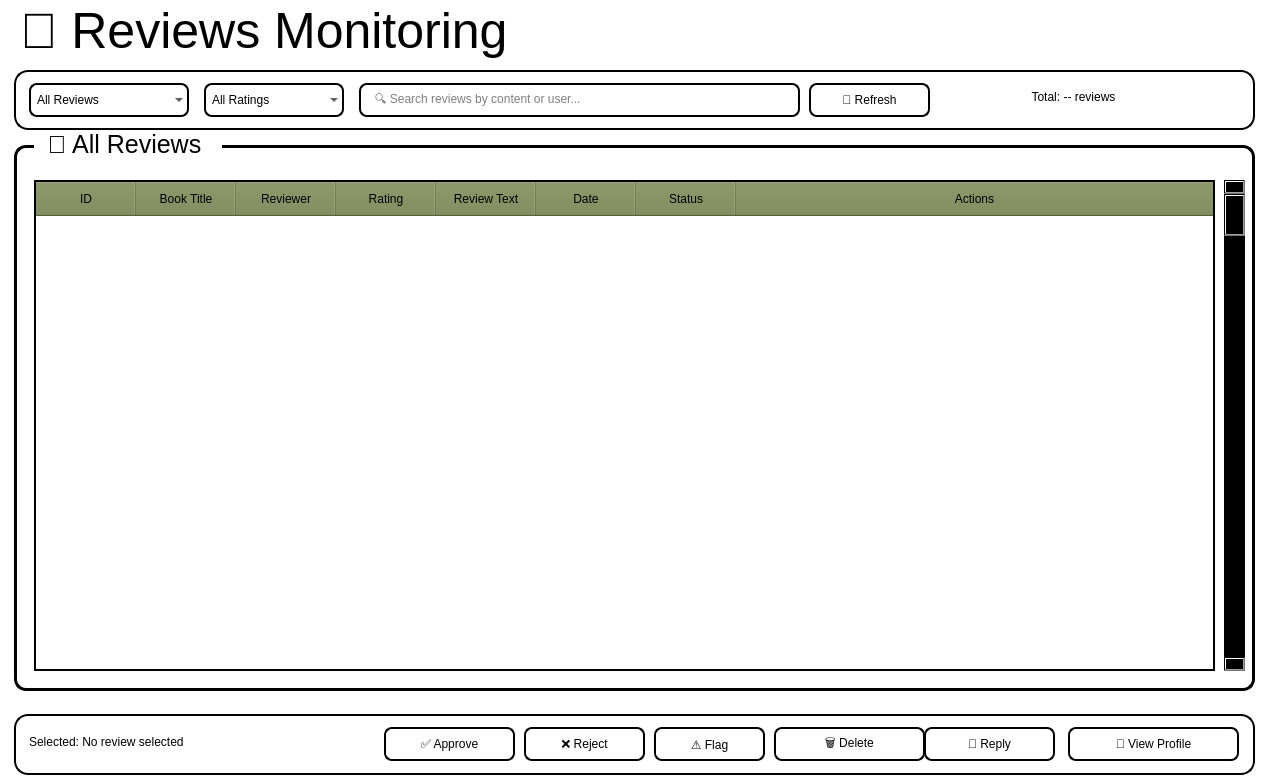
    <widget class="QWidget" name="reviewsMonitoringPage">
     <property name="styleSheet">
      <string notr="true">QWidget { background-color: transparent; }</string>
     </property>
     <widget class="QLabel" name="reviewsMonitorTitleLabel">
      <property name="geometry">
       <rect>
        <x>20</x>
        <y>-5</y>
        <width>500</width>
        <height>71</height>
       </rect>
      </property>
      <property name="styleSheet">
       <string notr="true">QLabel {
	background: transparent;
	border: none;
	font: 700 9pt &quot;Script MT Bold&quot;;
	font-size: 50px;
	color: rgb(0, 0, 0);
}</string>
      </property>
      <property name="text">
       <string>💬 Reviews Monitoring</string>
      </property>
     </widget>
     <widget class="QFrame" name="reviewFiltersFrame">
      <property name="geometry">
       <rect>
        <x>14</x>
        <y>70</y>
        <width>1241</width>
        <height>60</height>
       </rect>
      </property>
      <property name="styleSheet">
       <string notr="true"> border: 2px solid rgb(0, 0, 0);
 border-radius: 14px;</string>
      </property>
      <property name="frameShape">
       <enum>QFrame::Shape::StyledPanel</enum>
      </property>
      <widget class="QComboBox" name="reviewStatusFilter">
       <property name="geometry">
        <rect>
         <x>15</x>
         <y>13</y>
         <width>160</width>
         <height>34</height>
        </rect>
       </property>
       <property name="styleSheet">
        <string notr="true">QComboBox {
font: 700 12pt &quot;Script MT&quot;;
 border: 2px solid rgb(0, 0, 0);
 border-radius: 8px;
 padding: 6px;
color: black;
}</string>
       </property>
       <item>
        <property name="text">
         <string>All Reviews</string>
        </property>
       </item>
       <item>
        <property name="text">
         <string>⏳ Pending Approval</string>
        </property>
       </item>
       <item>
        <property name="text">
         <string>✅ Approved</string>
        </property>
       </item>
       <item>
        <property name="text">
         <string>❌ Rejected</string>
        </property>
       </item>
       <item>
        <property name="text">
         <string>⚠️ Flagged</string>
        </property>
       </item>
      </widget>
      <widget class="QComboBox" name="reviewRatingFilter">
       <property name="geometry">
        <rect>
         <x>190</x>
         <y>13</y>
         <width>140</width>
         <height>34</height>
        </rect>
       </property>
       <property name="styleSheet">
        <string notr="true">QComboBox {
font: 700 12pt &quot;Script MT&quot;;
 border: 2px solid rgb(0, 0, 0);
 border-radius: 8px;
 padding: 6px;
color: black;
}</string>
       </property>
       <item>
        <property name="text">
         <string>All Ratings</string>
        </property>
       </item>
       <item>
        <property name="text">
         <string>⭐ 1 Star</string>
        </property>
       </item>
       <item>
        <property name="text">
         <string>⭐⭐ 2 Stars</string>
        </property>
       </item>
       <item>
        <property name="text">
         <string>⭐⭐⭐ 3 Stars</string>
        </property>
       </item>
       <item>
        <property name="text">
         <string>⭐⭐⭐⭐ 4 Stars</string>
        </property>
       </item>
       <item>
        <property name="text">
         <string>⭐⭐⭐⭐⭐ 5 Stars</string>
        </property>
       </item>
      </widget>
      <widget class="QLineEdit" name="reviewSearchEdit">
       <property name="geometry">
        <rect>
         <x>345</x>
         <y>13</y>
         <width>441</width>
         <height>34</height>
        </rect>
       </property>
       <property name="styleSheet">
        <string notr="true">QLineEdit {
 font: 600 11pt &quot;Segoe UI&quot;;
 border: 2px solid rgb(0, 0, 0);
 border-radius: 8px;
 padding: 6px 12px;
color: black;
}
</string>
       </property>
       <property name="placeholderText">
        <string>🔍 Search reviews by content or user...</string>
       </property>
      </widget>
      <widget class="QPushButton" name="refreshReviewsBtn">
       <property name="geometry">
        <rect>
         <x>795</x>
         <y>13</y>
         <width>121</width>
         <height>34</height>
        </rect>
       </property>
       <property name="styleSheet">
        <string notr="true">QPushButton {
font: 700 12pt &quot;Script MT&quot;;
 color: black;
 border: 2px solid black;
 border-radius: 8px;
}
</string>
       </property>
       <property name="text">
        <string>🔄 Refresh</string>
       </property>
      </widget>
      <widget class="QLabel" name="reviewsCountLabel">
       <property name="geometry">
        <rect>
         <x>919</x>
         <y>13</y>
         <width>281</width>
         <height>28</height>
        </rect>
       </property>
       <property name="styleSheet">
        <string notr="true">font: 700 15pt &quot;Script MT&quot;;
color: rgb(0, 0, 0);
border: none;
background: transparent;
</string>
       </property>
       <property name="text">
        <string>&lt;html&gt;&lt;head/&gt;&lt;body&gt;&lt;p align=&quot;center&quot;&gt;Total: -- reviews&lt;/p&gt;&lt;/body&gt;&lt;/html&gt;</string>
       </property>
      </widget>
     </widget>
     <widget class="QFrame" name="selectedReviewActionsFrame">
      <property name="geometry">
       <rect>
        <x>14</x>
        <y>714</y>
        <width>1241</width>
        <height>61</height>
       </rect>
      </property>
      <property name="styleSheet">
       <string notr="true"> border: 2px solid rgb(0, 0, 0);
 border-radius: 14px;</string>
      </property>
      <property name="frameShape">
       <enum>QFrame::Shape::StyledPanel</enum>
      </property>
      <widget class="QLabel" name="selectedReviewLabel">
       <property name="geometry">
        <rect>
         <x>15</x>
         <y>13</y>
         <width>351</width>
         <height>30</height>
        </rect>
       </property>
       <property name="styleSheet">
        <string notr="true">font: 700 18pt &quot;Script MT&quot;;
color: rgb(0, 0, 0);
border:none;
background: transparent;</string>
       </property>
       <property name="text">
        <string>Selected: No review selected</string>
       </property>
      </widget>
      <widget class="QPushButton" name="approveReviewBtn">
       <property name="enabled">
        <bool>false</bool>
       </property>
       <property name="geometry">
        <rect>
         <x>370</x>
         <y>13</y>
         <width>131</width>
         <height>34</height>
        </rect>
       </property>
       <property name="styleSheet">
        <string notr="true">QPushButton {
font: 700 12pt &quot;Script MT&quot;;
 color: black;
 border: 2px solid black;
 border-radius: 8px;
}
</string>
       </property>
       <property name="text">
        <string>✅ Approve</string>
       </property>
      </widget>
      <widget class="QPushButton" name="rejectReviewBtn">
       <property name="enabled">
        <bool>false</bool>
       </property>
       <property name="geometry">
        <rect>
         <x>510</x>
         <y>13</y>
         <width>121</width>
         <height>34</height>
        </rect>
       </property>
       <property name="styleSheet">
        <string notr="true">QPushButton {
font: 700 12pt &quot;Script MT&quot;;
 color: black;
 border: 2px solid black;
 border-radius: 8px;
}
</string>
       </property>
       <property name="text">
        <string>❌ Reject</string>
       </property>
      </widget>
      <widget class="QPushButton" name="flagReviewBtn">
       <property name="enabled">
        <bool>false</bool>
       </property>
       <property name="geometry">
        <rect>
         <x>640</x>
         <y>13</y>
         <width>111</width>
         <height>34</height>
        </rect>
       </property>
       <property name="styleSheet">
        <string notr="true">QPushButton {
font: 700 12pt &quot;Script MT&quot;;
 color: black;
 border: 2px solid black;
 border-radius: 8px;
}
</string>
       </property>
       <property name="text">
        <string>⚠️ Flag</string>
       </property>
      </widget>
      <widget class="QPushButton" name="deleteReviewBtn">
       <property name="enabled">
        <bool>false</bool>
       </property>
       <property name="geometry">
        <rect>
         <x>760</x>
         <y>13</y>
         <width>151</width>
         <height>34</height>
        </rect>
       </property>
       <property name="styleSheet">
        <string notr="true">QPushButton {
font: 700 12pt &quot;Script MT&quot;;
 color: black;
 border: 2px solid black;
 border-radius: 8px;
}
</string>
       </property>
       <property name="text">
        <string>🗑️ Delete</string>
       </property>
      </widget>
      <widget class="QPushButton" name="replyToReviewerBtn">
       <property name="enabled">
        <bool>false</bool>
       </property>
       <property name="geometry">
        <rect>
         <x>910</x>
         <y>13</y>
         <width>131</width>
         <height>34</height>
        </rect>
       </property>
       <property name="styleSheet">
        <string notr="true">QPushButton {
font: 700 12pt &quot;Script MT&quot;;
 color: black;
 border: 2px solid black;
 border-radius: 8px;
}
</string>
       </property>
       <property name="text">
        <string>💬 Reply</string>
       </property>
      </widget>
      <widget class="QPushButton" name="viewReviewerProfileBtn">
       <property name="enabled">
        <bool>false</bool>
       </property>
       <property name="geometry">
        <rect>
         <x>1054</x>
         <y>13</y>
         <width>171</width>
         <height>34</height>
        </rect>
       </property>
       <property name="styleSheet">
        <string notr="true">QPushButton {
font: 700 12pt &quot;Script MT&quot;;
 color: black;
 border: 2px solid black;
 border-radius: 8px;
}
</string>
       </property>
       <property name="text">
        <string>👤 View Profile</string>
       </property>
      </widget>
     </widget>
     <widget class="QGroupBox" name="groupBox_3">
      <property name="geometry">
       <rect>
        <x>14</x>
        <y>130</y>
        <width>1241</width>
        <height>561</height>
       </rect>
      </property>
      <property name="styleSheet">
       <string notr="true">QGroupBox {
    font: 700 13pt &quot;Script MT Bold&quot;;
    font-size: 25px;
    color: rgb(0, 0, 0);
    border: 3px solid black;
    border-radius: 12px;
    margin-top: 15px;
    padding-top: 10px;
}

QGroupBox::title {
    subcontrol-origin: margin;
    left: 20px;
    padding: 0 10px;
}</string>
      </property>
      <property name="title">
       <string>💬 All Reviews </string>
      </property>
      <widget class="QTableWidget" name="reviewsMonitorTable">
       <property name="geometry">
        <rect>
         <x>20</x>
         <y>50</y>
         <width>1181</width>
         <height>491</height>
        </rect>
       </property>
       <property name="styleSheet">
        <string notr="true">QTableWidget {
font: 700 11pt &quot;Script MT Bold&quot;;
gridline-color: black;
border: 2px solid black;
}
QHeaderView::section {
font: 700 12pt &quot;Script MT&quot;;
    background-color: rgb(120, 135, 79);
padding: 8px;
color: black;
}</string>
       </property>
       <property name="selectionBehavior">
        <enum>QAbstractItemView::SelectionBehavior::SelectRows</enum>
       </property>
       <attribute name="horizontalHeaderStretchLastSection">
        <bool>true</bool>
       </attribute>
       <column>
        <property name="text">
         <string>ID</string>
        </property>
       </column>
       <column>
        <property name="text">
         <string>Book Title</string>
        </property>
       </column>
       <column>
        <property name="text">
         <string>Reviewer</string>
        </property>
       </column>
       <column>
        <property name="text">
         <string>Rating</string>
        </property>
       </column>
       <column>
        <property name="text">
         <string>Review Text</string>
        </property>
       </column>
       <column>
        <property name="text">
         <string>Date</string>
        </property>
       </column>
       <column>
        <property name="text">
         <string>Status</string>
        </property>
       </column>
       <column>
        <property name="text">
         <string>Actions</string>
        </property>
       </column>
      </widget>
      <widget class="QScrollBar" name="verticalScrollBar">
       <property name="geometry">
        <rect>
         <x>1210</x>
         <y>50</y>
         <width>21</width>
         <height>491</height>
        </rect>
       </property>
       <property name="styleSheet">
        <string notr="true">background-color: rgb(0, 0, 0);
border: 3px solid black;</string>
       </property>
       <property name="orientation">
        <enum>Qt::Orientation::Vertical</enum>
       </property>
      </widget>
     </widget>
    </widget>
